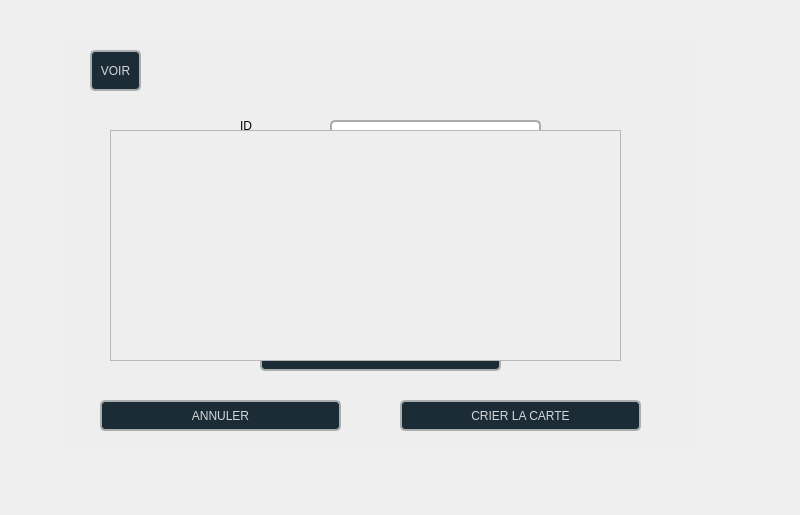
<?xml version="1.0" encoding="UTF-8"?>
<ui version="4.0">
 <class>bare</class>
 <widget class="QDialog" name="bare">
  <property name="geometry">
   <rect>
    <x>0</x>
    <y>0</y>
    <width>800</width>
    <height>515</height>
   </rect>
  </property>
  <property name="windowTitle">
   <string>Dialog</string>
  </property>
  <widget class="QWidget" name="widget" native="true">
   <property name="geometry">
    <rect>
     <x>60</x>
     <y>40</y>
     <width>641</width>
     <height>411</height>
    </rect>
   </property>
   <property name="styleSheet">
    <string notr="true">background-color: rgb(238, 238, 238);</string>
   </property>
   <widget class="QLineEdit" name="lineEditId">
    <property name="geometry">
     <rect>
      <x>270</x>
      <y>80</y>
      <width>211</width>
      <height>22</height>
     </rect>
    </property>
    <property name="styleSheet">
     <string notr="true">border: 1.6px solid rgba(170,173,174,255)rgb(255, 255, 255); border-radius: 5px;
background-color: rgb(255, 255, 255);</string>
    </property>
   </widget>
   <widget class="QLabel" name="label_14">
    <property name="geometry">
     <rect>
      <x>180</x>
      <y>70</y>
      <width>51</width>
      <height>31</height>
     </rect>
    </property>
    <property name="styleSheet">
     <string notr="true">font: 16pt &quot;Segoe UI Symbol&quot;;</string>
    </property>
    <property name="text">
     <string>ID</string>
    </property>
   </widget>
   <widget class="QPushButton" name="cancel">
    <property name="geometry">
     <rect>
      <x>40</x>
      <y>360</y>
      <width>241</width>
      <height>31</height>
     </rect>
    </property>
    <property name="styleSheet">
     <string notr="true">QPushButton#cancel {
    background-color: rgb(28, 44, 54);
border: 1.6px solid rgba(170,173,174,255)rgb(255, 255, 255); border-radius: 5px;

    color: rgb(213, 216, 218);
    font: 700 9pt &quot;Segoe UI&quot;;
    cursor: pointer;  /* Hand pointer cursor on hover */
}

QPushButton#cancel:hover {
  /* Darker shade when hovering */
	background-color: #284853;
    color: rgb(255, 255, 255);  /* Optional: Change text color on hover */
}

QPushButton#cancel:pressed {
	background-color: rgb(74, 74, 74);
    color: rgb(255, 255, 255);  /* Optional: Change text color when pressed */
}
</string>
    </property>
    <property name="text">
     <string>ANNULER</string>
    </property>
   </widget>
   <widget class="QPushButton" name="envoi">
    <property name="geometry">
     <rect>
      <x>340</x>
      <y>360</y>
      <width>241</width>
      <height>31</height>
     </rect>
    </property>
    <property name="styleSheet">
     <string notr="true">QPushButton#envoi {
    background-color: rgb(28, 44, 54);
border: 1.6px solid rgba(170,173,174,255)rgb(255, 255, 255); border-radius: 5px;

    color: rgb(213, 216, 218);
    font: 700 9pt &quot;Segoe UI&quot;;
    cursor: pointer;  /* Hand pointer cursor on hover */
}

QPushButton#envoi:hover {
  /* Darker shade when hovering */
	background-color: #284853;
    color: rgb(255, 255, 255);  /* Optional: Change text color on hover */
}

QPushButton#envoi:pressed {
	background-color: rgb(74, 74, 74);
    color: rgb(255, 255, 255);  /* Optional: Change text color when pressed */
}
</string>
    </property>
    <property name="text">
     <string>CRIER LA CARTE</string>
    </property>
   </widget>
   <widget class="QLabel" name="label">
    <property name="geometry">
     <rect>
      <x>130</x>
      <y>180</y>
      <width>351</width>
      <height>111</height>
     </rect>
    </property>
    <property name="text">
     <string/>
    </property>
   </widget>
   <widget class="QPushButton" name="envoi_2">
    <property name="geometry">
     <rect>
      <x>200</x>
      <y>300</y>
      <width>241</width>
      <height>31</height>
     </rect>
    </property>
    <property name="styleSheet">
     <string notr="true">QPushButton#envoi_2 {
    background-color: rgb(28, 44, 54);
border: 1.6px solid rgba(170,173,174,255)rgb(255, 255, 255); border-radius: 5px;

    color: rgb(213, 216, 218);
    font: 700 9pt &quot;Segoe UI&quot;;
    cursor: pointer;  /* Hand pointer cursor on hover */
}

QPushButton#envoi_2:hover {
  /* Darker shade when hovering */
	background-color: #284853;
    color: rgb(255, 255, 255);  /* Optional: Change text color on hover */
}

QPushButton#envoi_2:pressed {
	background-color: rgb(74, 74, 74);
    color: rgb(255, 255, 255);  /* Optional: Change text color when pressed */
}
</string>
    </property>
    <property name="text">
     <string>CODE A BARRE</string>
    </property>
   </widget>
   <widget class="QPushButton" name="envoi3">
    <property name="geometry">
     <rect>
      <x>30</x>
      <y>10</y>
      <width>51</width>
      <height>41</height>
     </rect>
    </property>
    <property name="styleSheet">
     <string notr="true">QPushButton#envoi3 {
    background-color: rgb(28, 44, 54);
border: 1.6px solid rgba(170,173,174,255)rgb(255, 255, 255); border-radius: 5px;

    color: rgb(213, 216, 218);
    font: 700 9pt &quot;Segoe UI&quot;;
    cursor: pointer;  /* Hand pointer cursor on hover */
}

QPushButton#envoi3:hover {
  /* Darker shade when hovering */
	background-color: #284853;
    color: rgb(255, 255, 255);  /* Optional: Change text color on hover */
}

QPushButton#envoi3:pressed {
	background-color: rgb(74, 74, 74);
    color: rgb(255, 255, 255);  /* Optional: Change text color when pressed */
}
</string>
    </property>
    <property name="text">
     <string>VOIR</string>
    </property>
   </widget>
   <widget class="QTableView" name="tableView">
    <property name="geometry">
     <rect>
      <x>50</x>
      <y>90</y>
      <width>511</width>
      <height>231</height>
     </rect>
    </property>
   </widget>
  </widget>
 </widget>
 <resources/>
 <connections/>
</ui>
